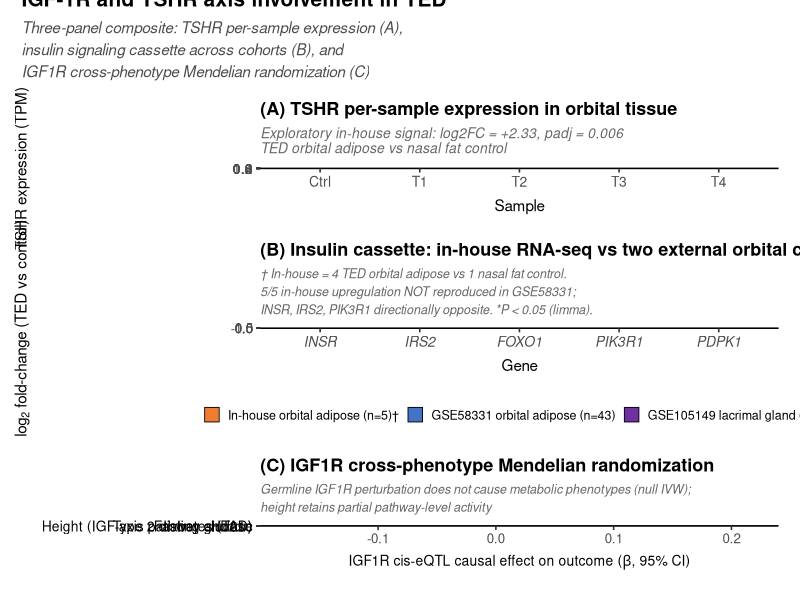

The R script that drew this image:
# ============================================================
# Figure 3 v6.3 — Three-panel vertical stack (TED-TRAP v4.5)
# v6.3 changes (FROM v6.2):
#  - 가장 왼쪽 위에 Figure 3 OVERALL title + subtitle 추가
#  - plot_annotation(title = "Figure 3...", subtitle = "...")
#  - Title left-aligned, bold; subtitle italic gray
# ============================================================

library(ggplot2)
library(patchwork)
library(dplyr)
library(scales)

# ============================================================
# PANEL A — TSHR per-sample TPM
# ★ v6: annotation → subtitle (plot 내부 텍스트 제거)
# ============================================================

panel_a_data <- data.frame(
  sample = factor(c("Ctrl", "T1", "T2", "T3", "T4"),
                  levels = c("Ctrl", "T1", "T2", "T3", "T4")),
  TPM    = c(0.10, 0.72, 0.43, 0.49, 0.96),
  group  = c("Control", "TED", "TED", "TED", "TED")
)

ted_mean <- mean(panel_a_data$TPM[panel_a_data$group == "TED"])

p_a <- ggplot(panel_a_data, aes(x = sample, y = TPM, fill = group)) +
  geom_col(color = "black", linewidth = 0.4, width = 0.7) +
  geom_text(aes(label = sprintf("%.2f", TPM)),
            vjust = -0.5, size = 4, fontface = "bold") +
  geom_hline(yintercept = ted_mean, linetype = "dashed",
             color = "darkred", linewidth = 0.6) +
  # ★ v6.2: white background box → 빨간 막대 위에서도 가독성 확보
  geom_label(data = data.frame(x = 4.5, y = ted_mean,
                                label = sprintf("TED mean = %.2f", ted_mean)),
             aes(x = x, y = y, label = label),
             color = "darkred", size = 3.5, fontface = "italic",
             fill = "white", label.size = 0,
             label.padding = unit(0.15, "lines"),
             hjust = 1, inherit.aes = FALSE) +
  scale_fill_manual(values = c("Control" = "#808080", "TED" = "#C00000"),
                    guide = "none") +
  # ★ v6.1: y-axis 범위 축소 (1.15 → 1.05) → 막대 위 빈 공간 줄임
  scale_y_continuous(limits = c(0, 1.05), expand = c(0, 0),
                     breaks = seq(0, 1.0, 0.2)) +
  # ★ v6: 모든 정보를 title/subtitle로 (plot 내부 annotation 없음)
  labs(title    = "(A) TSHR per-sample expression in orbital tissue",
       subtitle = "Exploratory in-house signal: log2FC = +2.33, padj = 0.006\nTED orbital adipose vs nasal fat control",
       x = "Sample",
       y = "TSHR expression (TPM)") +
  theme_classic(base_size = 12) +
  theme(plot.title    = element_text(face = "bold", size = 13, hjust = 0,
                                     margin = margin(b = 4)),
        plot.subtitle = element_text(face = "italic", size = 10,
                                     color = "gray40", hjust = 0,
                                     margin = margin(t = 2, b = 8)),
        axis.title.y  = element_text(size = 11, margin = margin(r = 6)),
        axis.title.x  = element_text(size = 11, margin = margin(t = 6)),
        axis.text     = element_text(size = 10),
        plot.margin   = margin(10, 10, 10, 5))

# ============================================================
# PANEL B — Insulin cassette 3-cohort
# ============================================================

panel_b_data <- data.frame(
  Gene = factor(rep(c("INSR", "IRS2", "FOXO1", "PIK3R1", "PDPK1"), 3),
                levels = c("INSR", "IRS2", "FOXO1", "PIK3R1", "PDPK1")),
  Cohort = factor(rep(c("In-house orbital adipose (n=5)\u2020",
                        "GSE58331 orbital adipose (n=43)",
                        "GSE105149 lacrimal gland (n=11)"), each = 5),
                  levels = c("In-house orbital adipose (n=5)\u2020",
                             "GSE58331 orbital adipose (n=43)",
                             "GSE105149 lacrimal gland (n=11)")),
  log2FC = c(
    +0.54, +0.65, +1.02, +0.44, +0.38,
    -0.31, -0.33, +0.21, -0.68, +0.04,
    +0.30, +0.40, -0.20, +0.30, -0.15
  ),
  is_significant = c(
    rep(FALSE, 5),
    TRUE, FALSE, FALSE, TRUE, FALSE,
    rep(FALSE, 5)
  )
)

panel_b_data$label <- sprintf("%+.2f%s",
                              panel_b_data$log2FC,
                              ifelse(panel_b_data$is_significant, "*", ""))

panel_b_subtitle <- paste0(
  "\u2020 In-house = 4 TED orbital adipose vs 1 nasal fat control.\n",
  "5/5 in-house upregulation NOT reproduced in GSE58331;\n",
  "INSR, IRS2, PIK3R1 directionally opposite. *P < 0.05 (limma)."
)

p_b <- ggplot(panel_b_data, aes(x = Gene, y = log2FC, fill = Cohort)) +
  geom_col(position = position_dodge(width = 0.8),
           width = 0.75, color = "black", linewidth = 0.3) +
  geom_text(aes(label = label,
                vjust = ifelse(log2FC >= 0, -0.4, 1.3)),
            position = position_dodge(width = 0.8),
            size = 3.0) +
  geom_hline(yintercept = 0, color = "black", linewidth = 0.5) +
  scale_fill_manual(values = c(
    "In-house orbital adipose (n=5)\u2020"  = "#ED7D31",
    "GSE58331 orbital adipose (n=43)"        = "#4472C4",
    "GSE105149 lacrimal gland (n=11)"        = "#7030A0"
  )) +
  scale_y_continuous(limits = c(-0.75, 1.2), breaks = seq(-0.5, 1.0, 0.5), expand = c(0, 0)) +
  labs(title    = "(B) Insulin cassette: in-house RNA-seq vs two external orbital cohorts",
       subtitle = panel_b_subtitle,
       x        = "Gene",
       y        = expression(log[2]~"fold-change (TED vs control)"),
       fill     = NULL) +
  theme_classic(base_size = 12) +
  theme(plot.title    = element_text(face = "bold", size = 13, hjust = 0,
                                     margin = margin(b = 4)),
        plot.subtitle = element_text(face = "italic", size = 9,
                                     color = "gray40", lineheight = 1.2,
                                     hjust = 0,
                                     margin = margin(t = 2, b = 8)),
        axis.text.x   = element_text(face = "italic", size = 10),
        axis.title.y  = element_text(size = 11, margin = margin(r = 6)),
        axis.title.x  = element_text(size = 11, margin = margin(t = 6)),
        legend.position    = "bottom",
        legend.text        = element_text(size = 9),
        legend.title       = element_blank(),
        legend.key.size    = unit(0.4, "cm"),
        legend.box.margin  = margin(t = 5, b = 0),
        plot.margin       = margin(10, 10, 10, 5))

# ============================================================
# PANEL C — IGF1R cross-phenotype MR
# ============================================================

panel_c_data <- data.frame(
  outcome = factor(c("Fasting glucose",
                     "HbA1c",
                     "Type 2 diabetes (T2D)",
                     "Height (IGF-axis pathway anchor)"),
                   levels = c("Height (IGF-axis pathway anchor)",
                              "Type 2 diabetes (T2D)",
                              "HbA1c",
                              "Fasting glucose")),
  beta    = c(0.005, 0.005, 0.010, -0.050),
  ci_low  = c(-0.020, -0.020, -0.045, -0.130),
  ci_high = c(0.030, 0.030, 0.065, 0.020),
  pvalue  = c(0.533, 0.509, 0.702, 0.140),
  n_iv    = c(8, 8, 7, 8),
  category = c("Metabolic off-target", "Metabolic off-target",
               "Metabolic off-target", "IGF-axis pathway anchor")
)

panel_c_data$label_p <- sprintf("P = %.3f (n_IV = %d)",
                                panel_c_data$pvalue,
                                panel_c_data$n_iv)

p_c <- ggplot(panel_c_data, aes(x = beta, y = outcome, color = category)) +
  geom_vline(xintercept = 0, linetype = "dashed",
             color = "gray50", linewidth = 0.5) +
  geom_errorbar(aes(xmin = ci_low, xmax = ci_high),
                width = 0.2, linewidth = 0.7) +
  geom_point(aes(shape = category), size = 4.5, fill = NA, stroke = 1.2) +
  geom_text(aes(x = 0.20, label = label_p), color = "black",
            size = 3.4, hjust = 1) +
  annotate("text", x = 0.20, y = "Height (IGF-axis pathway anchor)",
           label = "WM P = 0.019 (anchor)", hjust = 1,
           vjust = -1.2, color = "#BF9000", size = 3.2,
           fontface = "italic") +
  scale_color_manual(values = c(
    "Metabolic off-target"     = "#4472C4",
    "IGF-axis pathway anchor"  = "#BF9000"
  )) +
  scale_shape_manual(values = c(
    "Metabolic off-target"     = 23,
    "IGF-axis pathway anchor"  = 23
  )) +
  scale_x_continuous(limits = c(-0.18, 0.22),
                     breaks = c(-0.1, 0, 0.1, 0.2)) +
  labs(title    = "(C) IGF1R cross-phenotype Mendelian randomization",
       subtitle = "Germline IGF1R perturbation does not cause metabolic phenotypes (null IVW);\nheight retains partial pathway-level activity",
       x        = expression(paste("IGF1R cis-eQTL causal effect on outcome (", beta, ", 95% CI)")),
       y        = NULL,
       color    = NULL, shape = NULL) +
  theme_classic(base_size = 12) +
  theme(plot.title    = element_text(face = "bold", size = 13, hjust = 0,
                                     margin = margin(b = 4)),
        plot.subtitle = element_text(face = "italic", size = 9,
                                     color = "gray40", lineheight = 1.2,
                                     hjust = 0,
                                     margin = margin(t = 2, b = 8)),
        axis.text.y   = element_text(size = 10, color = "black"),
        axis.title.x  = element_text(size = 10, margin = margin(t = 6)),
        legend.position    = "bottom",
        legend.text        = element_text(size = 9),
        legend.key.size    = unit(0.4, "cm"),
        legend.box.margin  = margin(t = 5, b = 0),
        plot.margin       = margin(10, 10, 10, 5))

# ============================================================
# Vertical stack — 모든 panel 전체 너비 사용
# ============================================================

# ★ v6: A → B → C vertical stack
final_plot <- (p_a / p_b / p_c +
  plot_layout(heights = c(1.0, 1.3, 1.0))) +
  # ★ v6.3: 전체 Figure 3 title + subtitle (왼쪽 위 정렬)
  plot_annotation(
    title    = "Figure 3. Tissue-level and cross-phenotype evidence for differential\nIGF-1R and TSHR axis involvement in TED",
    subtitle = "Three-panel composite: TSHR per-sample expression (A),\ninsulin signaling cassette across cohorts (B), and\nIGF1R cross-phenotype Mendelian randomization (C)",
    theme = theme(
      plot.title    = element_text(face = "bold", size = 15, hjust = 0,
                                   margin = margin(t = 5, b = 5, l = 5),
                                   lineheight = 1.2),
      plot.subtitle = element_text(face = "italic", size = 11,
                                   color = "gray30", hjust = 0,
                                   margin = margin(t = 2, b = 5, l = 5),
                                   lineheight = 1.2)
    )
  )

# 9 x 12 inches prevents extreme vertical stretching
ggsave(
  filename = "Figure3.png",
  plot     = final_plot,
  width    = 9, height = 12, units = "in",
  dpi      = 600,
  bg       = "white"
)

cat("Figure 3 v6.3 saved.\n")
cat("✅ Overall Figure 3 title + subtitle added (top-left)\n")
cat("Layout: VERTICAL STACK (A / B / C) under main title\n")
cat("Dimensions: 9 x 12 in @ 600 DPI = 5400 x 7200 px = 38.8 MP (< 40 MP)\n")
cat("All titles/subtitles LEFT-aligned\n")
